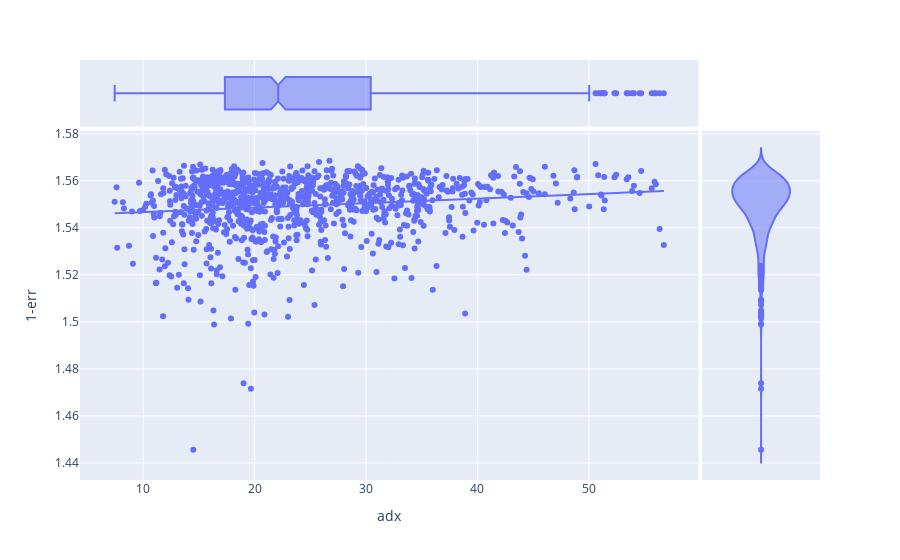

Notebook code cell kept with this figure:
### Code cell
fig = px.scatter(period, x="adx", y="1-err", marginal_y="violin",
           marginal_x="box", trendline="ols")
fig.show()

### Figure 1 — Plotly figure (JSON) as saved in the notebook; plotly's stock layout.template omitted (floating-point values rounded to 4 significant figures; data arrays with more than 128 entries replaced by an {"elided": "..."} marker saying what was removed)
{"data": [{"hovertemplate": "adx=%{x}<br>1-err=%{y}<extra></extra>", "legendgroup": "", "marker": {"color": "#636efa", "symbol": "circle"}, "mode": "markers", "name": "", "showlegend": false, "type": "scatter", "x": {"elided": "989 float values"}, "xaxis": "x", "y": {"elided": "989 float values"}, "yaxis": "y"}, {"alignmentgroup": "True", "hovertemplate": "adx=%{x}<extra></extra>", "legendgroup": "", "marker": {"color": "#636efa", "symbol": "circle"}, "name": "", "notched": true, "offsetgroup": "", "showlegend": false, "type": "box", "x": {"elided": "989 float values"}, "xaxis": "x3", "yaxis": "y3"}, {"alignmentgroup": "True", "hovertemplate": "1-err=%{y}<extra></extra>", "legendgroup": "", "marker": {"color": "#636efa", "symbol": "circle"}, "name": "", "offsetgroup": "", "scalegroup": "y", "showlegend": false, "type": "violin", "xaxis": "x2", "y": {"elided": "989 float values"}, "yaxis": "y2"}, {"hovertemplate": "<b>OLS trendline</b><br>1-err = 0.000191888 * adx + 1.54479<br>R<sup>2</sup>=0.019907<br><br>adx=%{x}<br>1-err=%{y} <b>(trend)</b><extra></extra>", "legendgroup": "", "marker": {"color": "#636efa", "symbol": "circle"}, "mode": "lines", "name": "", "showlegend": false, "type": "scatter", "x": {"elided": "989 float values"}, "xaxis": "x", "y": {"elided": "989 float values"}, "yaxis": "y"}], "layout": {"legend": {"tracegroupgap": 0}, "margin": {"t": 60}, "xaxis": {"anchor": "y", "domain": [0, 0.8358], "title": {"text": "adx"}}, "xaxis2": {"anchor": "y2", "domain": [0.8408, 1], "matches": "x2", "showgrid": false, "showline": false, "showticklabels": false, "ticks": ""}, "xaxis3": {"anchor": "y3", "domain": [0, 0.8358], "matches": "x", "showgrid": true, "showticklabels": false}, "xaxis4": {"anchor": "y4", "domain": [0.8408, 1], "matches": "x2", "showgrid": false, "showline": false, "showticklabels": false, "ticks": ""}, "yaxis": {"anchor": "x", "domain": [0, 0.8316], "title": {"text": "1-err"}}, "yaxis2": {"anchor": "x2", "domain": [0, 0.8316], "matches": "y", "showgrid": true, "showticklabels": false}, "yaxis3": {"anchor": "x3", "domain": [0.8416, 1], "matches": "y3", "showgrid": false, "showline": false, "showticklabels": false, "ticks": ""}, "yaxis4": {"anchor": "x4", "domain": [0.8416, 1], "matches": "y3", "showgrid": true, "showline": false, "showticklabels": false, "ticks": ""}}}
